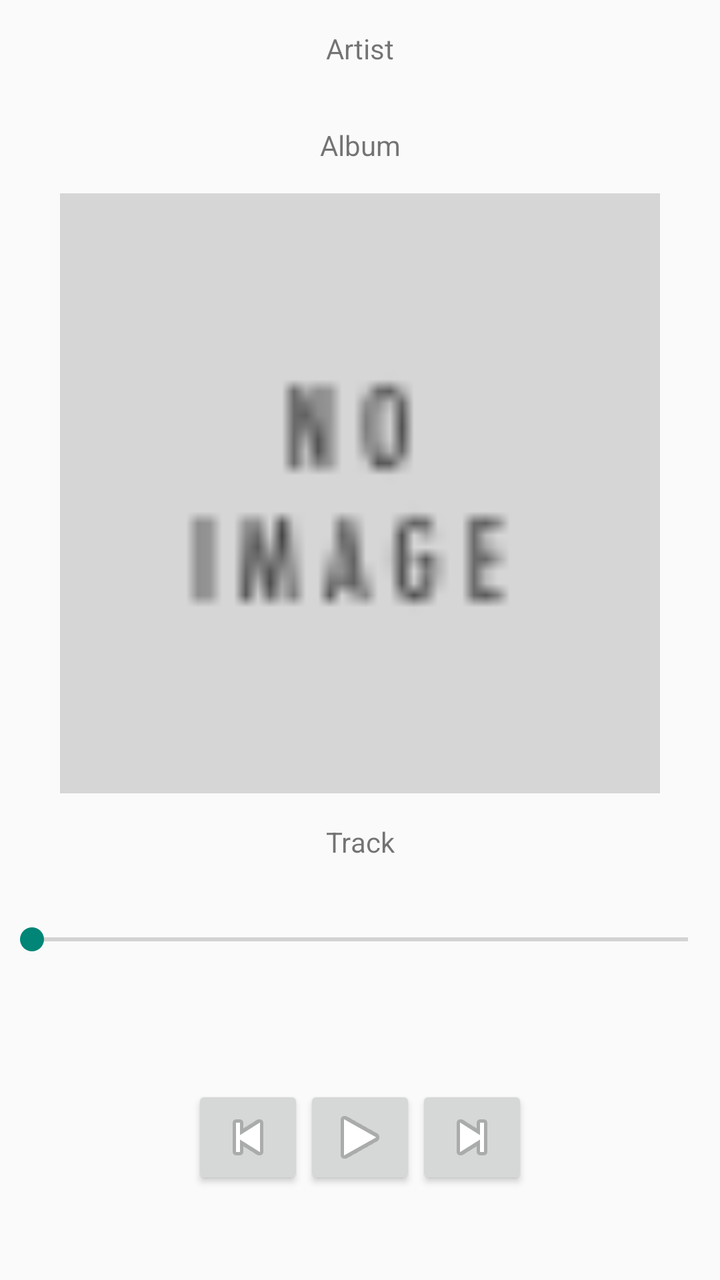
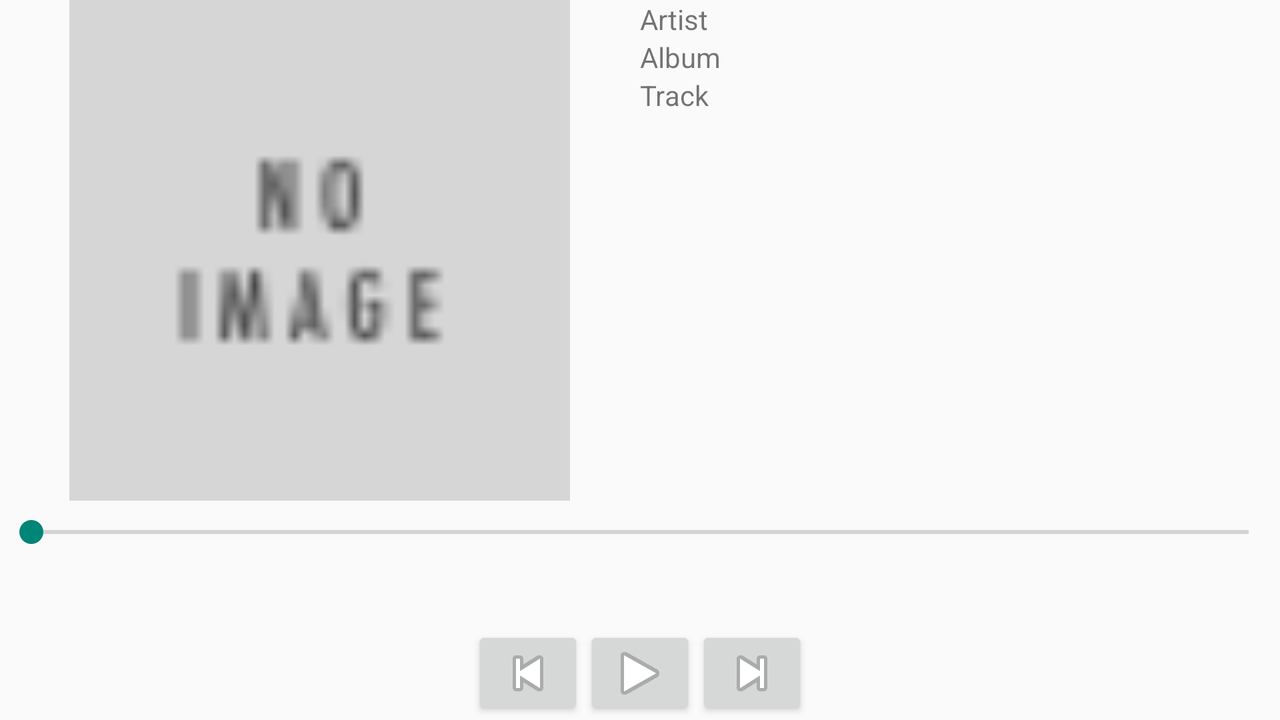

Compare how this app lays out the same screen by default and in its alternative resource folder. The renders come first, then the two layout files and the values they reference.
<!-- AndroidManifest.xml: application theme AppTheme -->
<!-- res/layout/fragment_player.xml -->
<LinearLayout xmlns:android="http://schemas.android.com/apk/res/android"
    xmlns:tools="http://schemas.android.com/tools" android:layout_width="fill_parent"
    android:layout_height="fill_parent"
    android:orientation="vertical"
    tools:context="io.yaak.android.spotifystreamer.PlayerActivityFragment">

    <TextView
        android:layout_width="match_parent"
        android:layout_height="0dp"
        android:layout_weight="1"
        android:gravity="center"
        android:id="@+id/player_artist_name"
        android:text="Artist"/>

    <TextView
        android:layout_width="match_parent"
        android:layout_height="0dp"
        android:layout_weight="1"
        android:gravity="center"
        android:id="@+id/player_album_name"
        android:text="Album"/>

    <ImageView
        android:layout_width="300dp"
        android:layout_height="300dp"
        android:src="@drawable/artist_placeholder"
        android:layout_gravity="center_horizontal"
        android:id="@+id/player_album_image"/>

    <TextView
        android:layout_width="match_parent"
        android:layout_height="0dp"
        android:layout_weight="1"
        android:gravity="center"
        android:id="@+id/player_track_name"
        android:text="Track"/>

    <SeekBar
        android:layout_width="match_parent"
        android:layout_height="0dp"
        android:layout_weight="1"
        android:layout_gravity="center"
        android:id="@+id/player_seek_bar"/>

    <LinearLayout
        android:layout_width="match_parent"
        android:layout_height="0dp"
        android:layout_weight="1">

        <TextView
            android:layout_width="wrap_content"
            android:layout_height="match_parent"
            android:inputType="time"
            android:ems="10"
            android:id="@+id/time_passed"
            android:layout_gravity="start"
            android:gravity="start" />

        <TextView
            android:layout_width="wrap_content"
            android:layout_height="match_parent"
            android:inputType="time"
            android:ems="10"
            android:id="@+id/time_remaining"
            android:layout_gravity="end"
            android:gravity="end" />

    </LinearLayout>

    <LinearLayout
        android:layout_width="match_parent"
        android:layout_height="0dp"
        android:layout_weight="2"
        android:gravity="center_horizontal">

        <ImageButton
            style="?android:attr/buttonStyleSmall"
            android:layout_width="wrap_content"
            android:layout_height="wrap_content"
            android:src="@android:drawable/ic_media_previous"
            android:id="@+id/btn_prev" />

        <ImageButton
            style="?android:attr/buttonStyleSmall"
            android:layout_width="wrap_content"
            android:layout_height="wrap_content"
            android:src="@android:drawable/ic_media_play"
            android:id="@+id/btn_play" />

        <ImageButton
            style="?android:attr/buttonStyleSmall"
            android:layout_width="wrap_content"
            android:layout_height="wrap_content"
            android:src="@android:drawable/ic_media_next"
            android:id="@+id/btn_next" />


    </LinearLayout>

</LinearLayout>
<!-- resources referenced by this layout -->
<resources>
  <!-- drawable artist_placeholder: png bitmap (drawable, 3462 bytes) -->
  <style name="AppTheme" parent="Theme.AppCompat.Light.DarkActionBar">
          
      </style>
</resources>
<!-- res/layout-land/fragment_player.xml (the repository's variant of the layout above) -->
<!-- drawn on the phone turned sideways -->
<LinearLayout xmlns:android="http://schemas.android.com/apk/res/android"
    xmlns:tools="http://schemas.android.com/tools"
    android:layout_width="fill_parent"
    android:layout_height="fill_parent"
    android:paddingLeft="@dimen/player_horizontal_margin"
    android:paddingRight="@dimen/player_horizontal_margin"
    android:paddingTop="@dimen/player_vertical_margin"
    android:paddingBottom="@dimen/player_vertical_margin"
    android:orientation="vertical"
    tools:context="io.yaak.android.spotifystreamer.PlayerActivityFragment">

    <LinearLayout
        android:layout_width="match_parent"
        android:layout_height="0dp"
        android:layout_weight="16"
        android:orientation="horizontal">

        <ImageView
            android:layout_width="0dp"
            android:layout_height="match_parent"
            android:layout_weight="1"
            android:src="@drawable/artist_placeholder"
            android:layout_gravity="center_horizontal|center_vertical"
            android:id="@+id/player_album_image"
            android:minWidth="300dp" />

        <LinearLayout
            android:layout_width="0dp"
            android:layout_weight="1"
            android:layout_height="match_parent"
            android:orientation="vertical">
            <TextView
                android:layout_width="match_parent"
                android:layout_height="wrap_content"
                android:gravity="left|top"
                android:id="@+id/player_artist_name"
                android:text="Artist"/>

            <TextView
                android:layout_width="match_parent"
                android:layout_height="wrap_content"
                android:gravity="left|top"
                android:id="@+id/player_album_name"
                android:text="Album"/>

            <TextView
                android:layout_width="match_parent"
                android:layout_height="wrap_content"
                android:gravity="left"
                android:id="@+id/player_track_name"
                android:text="Track"/>
        </LinearLayout>

    </LinearLayout>



    <SeekBar
        android:layout_width="match_parent"
        android:layout_height="0dp"
        android:layout_weight="2"
        android:layout_gravity="center"
        android:id="@+id/player_seek_bar"/>

    <LinearLayout
        android:layout_width="match_parent"
        android:layout_height="0dp"
        android:layout_weight="2">

        <TextView
            android:layout_width="0dp"
            android:layout_height="match_parent"
            android:layout_weight="1"
            android:id="@+id/time_passed"
            android:layout_gravity="start"
            android:gravity="start|center_vertical" />

        <TextView
            android:layout_width="0dp"
            android:layout_height="match_parent"
            android:layout_weight="1"
            android:id="@+id/time_remaining"
            android:layout_gravity="end"
            android:gravity="end|center_vertical" />

    </LinearLayout>

    <LinearLayout
        android:layout_width="match_parent"
        android:layout_height="0dp"
        android:layout_weight="3"
        android:gravity="center_horizontal">

        <ImageButton
            style="?android:attr/buttonStyleSmall"
            android:layout_width="wrap_content"
            android:layout_height="wrap_content"
            android:src="@android:drawable/ic_media_previous"
            android:id="@+id/btn_prev" />

        <ImageButton
            style="?android:attr/buttonStyleSmall"
            android:layout_width="wrap_content"
            android:layout_height="wrap_content"
            android:src="@android:drawable/ic_media_play"
            android:id="@+id/btn_play" />

        <ImageButton
            style="?android:attr/buttonStyleSmall"
            android:layout_width="wrap_content"
            android:layout_height="wrap_content"
            android:src="@android:drawable/ic_media_next"
            android:id="@+id/btn_next" />


    </LinearLayout>

</LinearLayout>
<!-- resources referenced by the variant -->
<!-- as the phone turned sideways resolves them -->
<resources>
  <dimen name="player_horizontal_margin">16dp</dimen>
  <dimen name="player_vertical_margin">16dp</dimen>
  <!-- drawable artist_placeholder: png bitmap (drawable, 3462 bytes) -->
  <style name="AppTheme" parent="Theme.AppCompat.Light.DarkActionBar">
          
      </style>
</resources>
